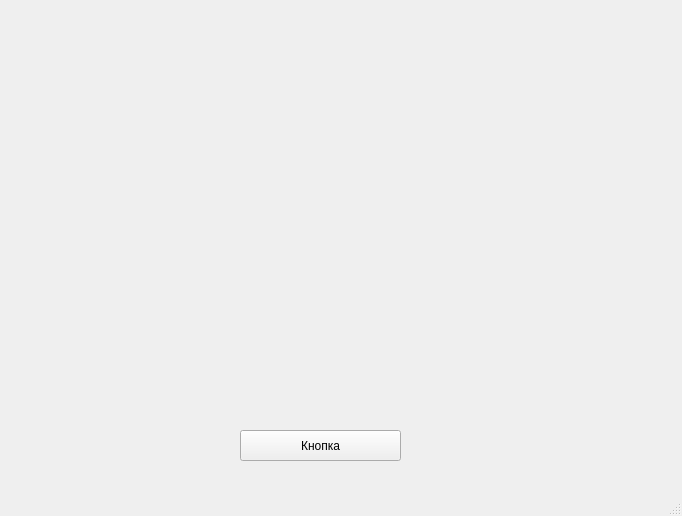
<?xml version="1.0" encoding="UTF-8"?>
<ui version="4.0">
 <class>MainWindow</class>
 <widget class="QMainWindow" name="MainWindow">
  <property name="geometry">
   <rect>
    <x>0</x>
    <y>0</y>
    <width>682</width>
    <height>516</height>
   </rect>
  </property>
  <property name="windowTitle">
   <string>MainWindow</string>
  </property>
  <widget class="QWidget" name="centralwidget">
   <widget class="QPushButton" name="btn">
    <property name="geometry">
     <rect>
      <x>240</x>
      <y>430</y>
      <width>161</width>
      <height>31</height>
     </rect>
    </property>
    <property name="text">
     <string>Кнопка</string>
    </property>
   </widget>
  </widget>
  <widget class="QMenuBar" name="menubar">
   <property name="geometry">
    <rect>
     <x>0</x>
     <y>0</y>
     <width>682</width>
     <height>21</height>
    </rect>
   </property>
  </widget>
  <widget class="QStatusBar" name="statusbar"/>
 </widget>
 <resources/>
 <connections/>
</ui>
